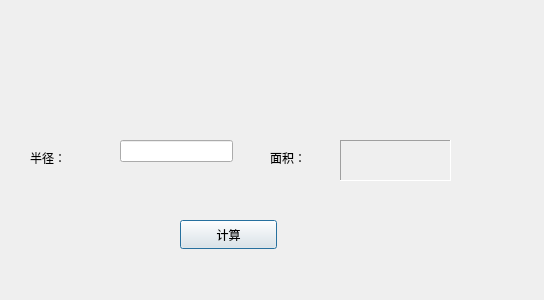
<?xml version="1.0" encoding="UTF-8"?>
<ui version="4.0">
 <class>Dialog</class>
 <widget class="QDialog" name="Dialog">
  <property name="geometry">
   <rect>
    <x>0</x>
    <y>0</y>
    <width>544</width>
    <height>300</height>
   </rect>
  </property>
  <property name="windowTitle">
   <string>Dialog</string>
  </property>
  <widget class="QLabel" name="radiusLabel1">
   <property name="geometry">
    <rect>
     <x>30</x>
     <y>150</y>
     <width>72</width>
     <height>16</height>
    </rect>
   </property>
   <property name="text">
    <string>半径：</string>
   </property>
  </widget>
  <widget class="QLabel" name="radiusLabel_1">
   <property name="geometry">
    <rect>
     <x>270</x>
     <y>150</y>
     <width>72</width>
     <height>16</height>
    </rect>
   </property>
   <property name="text">
    <string>面积：</string>
   </property>
  </widget>
  <widget class="QLabel" name="radiusLabel_2">
   <property name="geometry">
    <rect>
     <x>340</x>
     <y>140</y>
     <width>111</width>
     <height>41</height>
    </rect>
   </property>
   <property name="frameShape">
    <enum>QFrame::Panel</enum>
   </property>
   <property name="frameShadow">
    <enum>QFrame::Sunken</enum>
   </property>
   <property name="text">
    <string/>
   </property>
  </widget>
  <widget class="QLineEdit" name="lineEdit">
   <property name="geometry">
    <rect>
     <x>120</x>
     <y>140</y>
     <width>113</width>
     <height>22</height>
    </rect>
   </property>
  </widget>
  <widget class="QPushButton" name="countBtn">
   <property name="geometry">
    <rect>
     <x>180</x>
     <y>220</y>
     <width>97</width>
     <height>29</height>
    </rect>
   </property>
   <property name="text">
    <string>计算</string>
   </property>
  </widget>
 </widget>
 <layoutdefault spacing="6" margin="11"/>
 <resources/>
 <connections/>
</ui>
